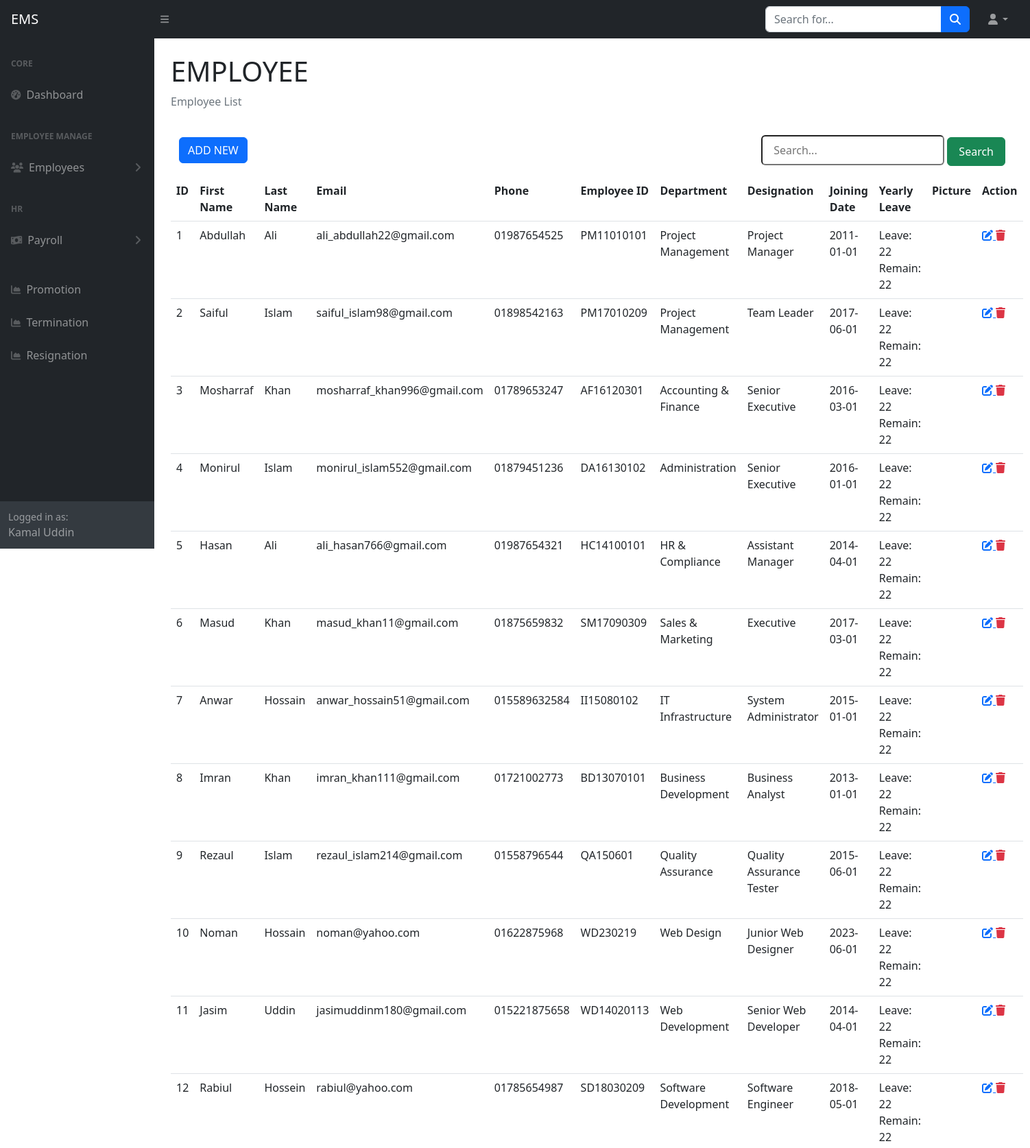
Screenshot of /employee_list.php (signed in, upper part) with the database file from the repository.
### tables this page shows
CREATE TABLE `tbl_employees` (
  `id` int(50) NOT NULL,
  `first_name` varchar(255) NOT NULL,
  `last_name` varchar(255) NOT NULL,
  `email` varchar(255) NOT NULL,
  `phone` varchar(15) DEFAULT NULL,
  `employee_id` varchar(255) DEFAULT NULL,
  `department_id` int(11) DEFAULT NULL,
  `designation_id` int(11) DEFAULT NULL,
  `joining_date` date DEFAULT NULL,
  `yearly_leave` int(11) NOT NULL,
  `image` varchar(255) DEFAULT NULL,
  `basic_salary` decimal(10,2) NOT NULL,
  `created_at` datetime DEFAULT NULL,
  `created_by` varchar(255) DEFAULT NULL,
  `updated_at` datetime DEFAULT NULL,
  `updated_by` varchar(255) DEFAULT NULL,
  `deleted_at` datetime DEFAULT NULL
);

CREATE TABLE `tbl_department` (
  `id` int(11) NOT NULL,
  `department_name` varchar(255) NOT NULL,
  `date` date NOT NULL,
  `created_at` datetime NOT NULL,
  `created_by` varchar(255) NOT NULL,
  `updated_at` datetime NOT NULL,
  `updated_by` varchar(255) NOT NULL,
  `deleted_at` datetime NOT NULL
);

CREATE TABLE `tbl_designations` (
  `id` int(11) NOT NULL,
  `designation` varchar(255) NOT NULL,
  `house_rent` double(8,2) DEFAULT NULL,
  `medical_allowance` decimal(10,2) DEFAULT NULL,
  `pf` decimal(10,2) DEFAULT NULL,
  `tax` decimal(10,2) DEFAULT NULL,
  `bonus` decimal(10,2) DEFAULT NULL,
  `created_at` datetime NOT NULL,
  `created_by` varchar(255) NOT NULL,
  `updated_at` datetime NOT NULL,
  `updated_by` varchar(255) NOT NULL,
  `deleted_at` datetime DEFAULT NULL
);

### include/settings.php (called while the page is built)
<?php
   $base_url="http://localhost/employee/";
    require_once('class/crud.php');
    $mysqli=new crud;
?>

### class/crud.php (called while the page is built, shortened)
<?php
    class crud{
        private $host='localhost';
        private $user='root';
        private $password='';
        private $database='employee';
        private $connection;
        public function __construct(){
            $this->connection=new mysqli($this->host,$this->user,$this->password,$this->database);
        }
        public function common_select_query($sql){
            $result=array();
            $error=false;
            $rs=$this->connection->query($sql);
            if($rs){
                if($rs->num_rows > 0){
                    while($r=$rs->fetch_object()){
                        array_push($result,$r);
                    }
                }
            }else{
                $error=$this->connection->error;
            }
            $return = array('data'=>$result,'error'=>$error);
            return $return;
        }
    }
?>

### employee_list.php (the view)
<?php require_once('include/header.php') ?>
<?php require_once('include/sidebar.php') ?>
<div class="container-fluid px-4">
    <h1 class="mt-4">EMPLOYEE</h1>
    <ol class="breadcrumb mb-4">
        <li class="breadcrumb-item active">Employee List</li>
    </ol>
    <div class="container-fluid">
        <div class="row ">
            <div class="col-md-12">
            <a href="<?= $base_url?>employee_create.php"class="btn btn-primary float-start mt-3">ADD NEW</a>
                <form action="search.php" method="GET" class="form-inline float-end">
                    <input class="rounded px-3 py-2" type="search" name="query" placeholder="Search...">
                    <button class="btn btn-success py-2 px-3 my-3" type="submit">Search</button>
                </form>
            </div>
        </div>
    </div>
    <table class="table">
        <tr>
            <th>ID</th>
            <th>First Name</th>
            <th>Last Name</th>
            <th>Email</th>
            <th>Phone</th>
            <th>Employee ID</th>
            <th>Department</th>
            <th>Designation</th>
            <th>Joining Date</th>
            <th>Yearly Leave</th>
            <th>Picture</th>
            <th>Action</th>
        </tr>
        <?php
                  $data=$mysqli->common_select_query("SELECT tbl_employees.*, tbl_department.department_name, tbl_designations.designation,
                  (select sum(days) from tbl_leaves where tbl_leaves.employee_id=tbl_employees.id) as leaved
                  FROM `tbl_employees`
                                    join tbl_designations on tbl_designations.id=tbl_employees.designation_id
                                    join tbl_department on tbl_department.id=tbl_employees.department_id
                                    WHERE tbl_employees.deleted_at is null");
               if(!$data['error']){
                    foreach($data['data'] as $d){
                ?>
        <tr>
            <td><?= $d->id ?></td>
            <td><?= $d->first_name ?></td>
            <td><?= $d->last_name ?></td>
            <td><?= $d->email ?></td>
            <td><?= $d->phone ?></td>
            <td><?= $d->employee_id ?></td>
            <td><?= $d->department_name ?></td>
            <td><?= $d->designation ?></td>
            <td><?= $d->joining_date ?></td>
            <td>
                Leave: <?= $d->yearly_leave ?><br>
                Remain: <?= ($d->yearly_leave - $d->leaved) ?>
            </td>
            <td><img src="upload/users/<?= $d->image ?>" width="50px" alt=""></td>
            <td>
                <a title="Update" href="<?= $base_url?>employee_edit.php?id=<?= $d->id ?>">
                    <i class="fa fa-edit"></i>
                </a>
                <a title="Delete" class="text-danger" href="employee_delete.php?id=<?= $d->id ?>">
                    <i class="fa fa-trash"></i>
                </a>
            </td>
        </tr>
        <?php } } ?>
    </table>
</div>
<?php require_once('include/footer.php') ?>

### rows the page displays
tbl_employees: id "1", first_name "Abdullah", last_name "Ali", email "ali_abdullah22@gmail.com", phone "01987654525", employee "PM11010101", department.department_name "Project Management", designation.designation "Project Manager", joining_date "2011-01-01", yearly_leave "22", $d->yearly_leave-$d->leaved "22"
tbl_employees: id "2", first_name "Saiful", last_name "Islam", email "saiful_islam98@gmail.com", phone "01898542163", employee "PM17010209", department.department_name "Project Management", designation.designation "Team Leader", joining_date "2017-06-01", yearly_leave "22", $d->yearly_leave-$d->leaved "22"
tbl_employees: id "3", first_name "Mosharraf", last_name "Khan", email "mosharraf_khan996@gmail.com", phone "01789653247", employee "AF16120301", department.department_name "Accounting & Finance", designation.designation "Senior Executive", joining_date "2016-03-01", yearly_leave "22", $d->yearly_leave-$d->leaved "22"
tbl_employees: id "4", first_name "Monirul", last_name "Islam", email "monirul_islam552@gmail.com", phone "01879451236", employee "DA16130102", department.department_name "Administration", designation.designation "Senior Executive", joining_date "2016-01-01", yearly_leave "22", $d->yearly_leave-$d->leaved "22"
tbl_employees: id "5", first_name "Hasan", last_name "Ali", email "ali_hasan766@gmail.com", phone "01987654321", employee "HC14100101", department.department_name "HR & Compliance", designation.designation "Assistant Manager", joining_date "2014-04-01", yearly_leave "22", $d->yearly_leave-$d->leaved "22"
tbl_employees: id "6", first_name "Masud", last_name "Khan", email "masud_khan11@gmail.com", phone "01875659832", employee "SM17090309", department.department_name "Sales & Marketing", designation.designation "Executive", joining_date "2017-03-01", yearly_leave "22", $d->yearly_leave-$d->leaved "22"
tbl_employees: id "7", first_name "Anwar", last_name "Hossain", email "anwar_hossain51@gmail.com", phone "015589632584", employee "II15080102", department.department_name "IT Infrastructure", designation.designation "System Administrator", joining_date "2015-01-01", yearly_leave "22", $d->yearly_leave-$d->leaved "22"
tbl_employees: id "8", first_name "Imran", last_name "Khan", email "imran_khan111@gmail.com", phone "01721002773", employee "BD13070101", department.department_name "Business Development", designation.designation "Business Analyst", joining_date "2013-01-01", yearly_leave "22", $d->yearly_leave-$d->leaved "22"
tbl_employees: id "9", first_name "Rezaul", last_name "Islam", email "rezaul_islam214@gmail.com", phone "01558796544", employee "QA150601", department.department_name "Quality Assurance", designation.designation "Quality Assurance Tester", joining_date "2015-06-01", yearly_leave "22", $d->yearly_leave-$d->leaved "22"
tbl_employees: id "10", first_name "Noman", last_name "Hossain", email "noman@yahoo.com", phone "01622875968", employee "WD230219", department.department_name "Web Design", designation.designation "Junior Web Designer", joining_date "2023-06-01", yearly_leave "22", $d->yearly_leave-$d->leaved "22"
tbl_employees: id "11", first_name "Jasim", last_name "Uddin", email "jasimuddinm180@gmail.com", phone "015221875658", employee "WD14020113", department.department_name "Web Development", designation.designation "Senior Web Developer", joining_date "2014-04-01", yearly_leave "22", $d->yearly_leave-$d->leaved "22"
tbl_employees: id "12", first_name "Rabiul", last_name "Hossein", email "rabiul@yahoo.com", phone "01785654987", employee "SD18030209", department.department_name "Software Development", designation.designation "Software Engineer", joining_date "2018-05-01", yearly_leave "22", $d->yearly_leave-$d->leaved "22"

### other values shown
$_SESSION['username'] "Kamal Uddin"
